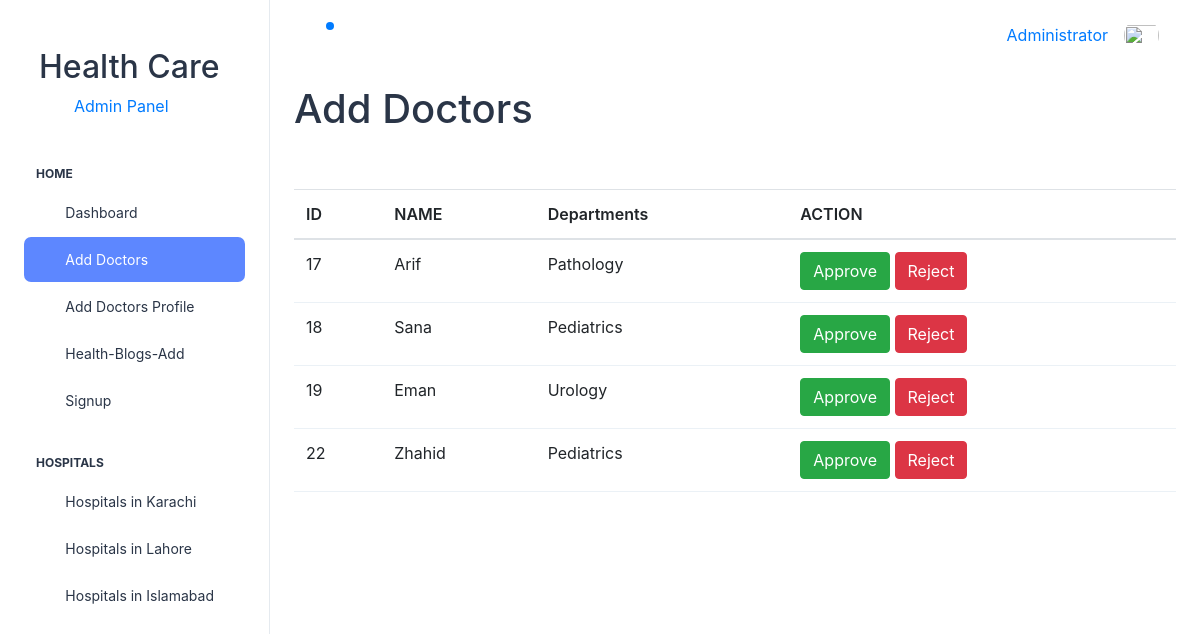
The app's page /Administrator/src/html/Doctorsadd.php (signed in) with its own data.
### tables this page shows
CREATE TABLE `doctor_ar` (
  `id` int(11) NOT NULL,
  `imag` varchar(60) NOT NULL,
  `name` varchar(60) NOT NULL,
  `live` varchar(60) NOT NULL,
  `departments` varchar(50) DEFAULT NULL,
  `experience` varchar(50) DEFAULT NULL,
  `satisfaction` varchar(50) DEFAULT NULL,
  `email` varchar(60) DEFAULT NULL,
  `phone` int(11) DEFAULT NULL,
  `password` varchar(60) NOT NULL
);

### Administrator/src/html/Doctorsadd.php (the view, shortened to what this page needs)
<?php
$server = "localhost";
$name = "root";
$password = "";
$database = "care_project";
$conn = mysqli_connect($server, $name, $password, $database);
?>
<!doctype html>
<html lang="en">
<head>
    <link rel="stylesheet" href="../assets/css/styles.min.css" />
    <link rel="stylesheet" href="https://stackpath.bootstrapcdn.com/bootstrap/4.3.1/css/bootstrap.min.css">
</head>
<body>
<div class="page-wrapper" id="main-wrapper" data-layout="vertical" data-navbarbg="skin6" data-sidebartype="full"
     data-sidebar-position="fixed" data-header-position="fixed">
    <?php include('nav.php'); ?>
    <div class="body-wrapper">
        <?php include('header.php'); ?>
        <div class="container-fluid">
            <h1>Add Doctors</h1>
            <br><br>
            <?php
            $query = "SELECT * FROM doctor_ar";
            $result = mysqli_query($conn, $query);
            ?>
            <table class="table">
                <thead>
                <tr>
                    <th>ID</th>
                    <th>NAME</th>
                    <th>Departments</th>
                    <th>ACTION</th>
                </tr>
                </thead>
                <tbody>
                <?php while ($row = mysqli_fetch_assoc($result)) { ?>
                    <tr id="row-<?php echo $row['id']; ?>">
                        <td><?php echo $row['id']; ?></td>
                        <td><?php echo $row['name']; ?></td>
                        <td><?php echo $row['departments']; ?></td>
                        <td>
                            <form method="POST">
                                <button type="submit" name="approve" class="btn btn-success">Approve</button>
                                <a href="reject.php?id=<?php echo $row['id']; ?>" class="btn btn-danger">Reject</a>
                            </form>
                        </td>
                    </tr>
                <?php } ?>
                </tbody>
            </table>
        </div>
    </div>
</div>
</body>
</html>

### records on screen
doctor_ar: id "17", name "Arif", departments "Pathology"
doctor_ar: id "18", name "Sana", departments "Pediatrics"
doctor_ar: id "19", name "Eman", departments "Urology"
doctor_ar: id "22", name "Zhahid", departments "Pediatrics"
